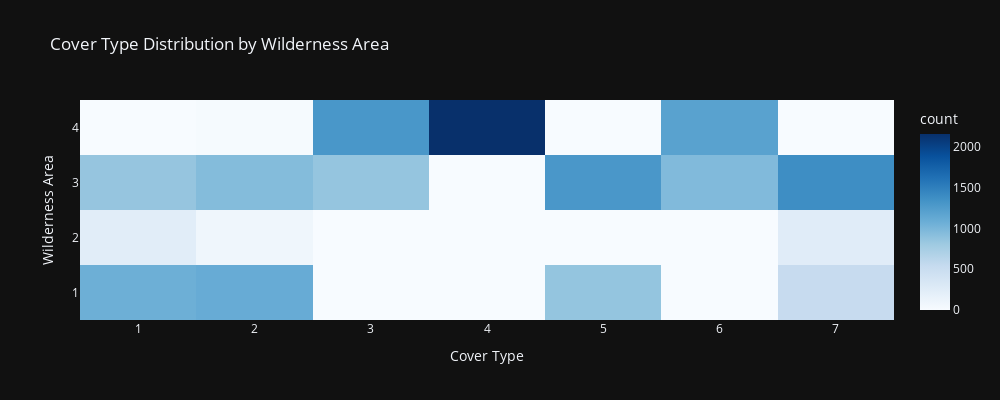

This figure's notebook cell:
### Code cell
# plot cover type distribution by wilderness area
import plotly.express as px

fig = px.density_heatmap(
    df,
    x='Cover_Type',
    y='Wilderness_Area',
    title='Cover Type Distribution by Wilderness Area',
    labels={'Wilderness_Area': 'Wilderness Area', 'Cover_Type': 'Cover Type'},
    color_continuous_scale='Blues',
    histfunc='count',
    nbinsx=7,
    nbinsy=4,
    # aspect='auto'
)

fig.update_xaxes(tickvals=list(range(1, 8)))
fig.update_yaxes(tickvals=list(range(1, 5)))
fig.update_layout(
    height=400,
    width=1000,
    template=plots_theme
    )

fig.show()

### Figure 1 — Plotly figure (JSON) as saved in the notebook; plotly's stock layout.template omitted (floating-point values rounded to 4 significant figures; data arrays with more than 128 entries replaced by an {"elided": "..."} marker saying what was removed)
{"data": [{"coloraxis": "coloraxis", "histfunc": "count", "hovertemplate": "Cover Type=%{x}<br>Wilderness Area=%{y}<br>count=%{z}<extra></extra>", "name": "", "nbinsx": 7, "nbinsy": 4, "type": "histogram2d", "x": {"elided": "15120 int values"}, "xaxis": "x", "xbingroup": "x", "y": {"elided": "15120 int values"}, "yaxis": "y", "ybingroup": "y"}], "layout": {"coloraxis": {"colorbar": {"title": {"text": "count"}}, "colorscale": [[0, "rgb(247,251,255)"], [0.125, "rgb(222,235,247)"], [0.25, "rgb(198,219,239)"], [0.375, "rgb(158,202,225)"], [0.5, "rgb(107,174,214)"], [0.625, "rgb(66,146,198)"], [0.75, "rgb(33,113,181)"], [0.875, "rgb(8,81,156)"], [1, "rgb(8,48,107)"]]}, "height": 400, "legend": {"tracegroupgap": 0}, "title": {"text": "Cover Type Distribution by Wilderness Area"}, "width": 1000, "xaxis": {"anchor": "y", "domain": [0, 1], "tickvals": [1, 2, 3, 4, 5, 6, 7], "title": {"text": "Cover Type"}}, "yaxis": {"anchor": "x", "domain": [0, 1], "tickvals": [1, 2, 3, 4], "title": {"text": "Wilderness Area"}}}}
